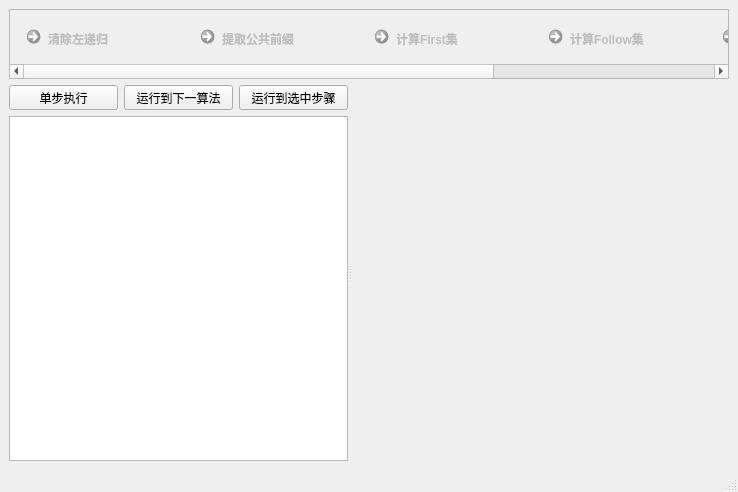
<?xml version="1.0" encoding="UTF-8"?>
<ui version="4.0">
 <class>DemoLLWindow</class>
 <widget class="QMainWindow" name="DemoLLWindow">
  <property name="geometry">
   <rect>
    <x>0</x>
    <y>0</y>
    <width>738</width>
    <height>492</height>
   </rect>
  </property>
  <property name="windowTitle">
   <string>LL 自动机演示</string>
  </property>
  <widget class="QWidget" name="centralwidget">
   <layout class="QGridLayout" name="gridLayout">
    <item row="0" column="0">
     <widget class="HorizontalScrollArea" name="scrollArea">
      <property name="widgetResizable">
       <bool>true</bool>
      </property>
      <widget class="QWidget" name="scrollAreaWidgetContents">
       <property name="geometry">
        <rect>
         <x>0</x>
         <y>0</y>
         <width>1080</width>
         <height>59</height>
        </rect>
       </property>
       <layout class="QHBoxLayout" name="horizontalLayout">
        <item>
         <widget class="QCommandLinkButton" name="commandLinkButton">
          <property name="enabled">
           <bool>false</bool>
          </property>
          <property name="text">
           <string>清除左递归</string>
          </property>
         </widget>
        </item>
        <item>
         <widget class="QCommandLinkButton" name="commandLinkButton_2">
          <property name="enabled">
           <bool>false</bool>
          </property>
          <property name="text">
           <string>提取公共前缀</string>
          </property>
         </widget>
        </item>
        <item>
         <widget class="QCommandLinkButton" name="commandLinkButton_3">
          <property name="enabled">
           <bool>false</bool>
          </property>
          <property name="text">
           <string>计算First集</string>
          </property>
         </widget>
        </item>
        <item>
         <widget class="QCommandLinkButton" name="commandLinkButton_4">
          <property name="enabled">
           <bool>false</bool>
          </property>
          <property name="text">
           <string>计算Follow集</string>
          </property>
         </widget>
        </item>
        <item>
         <widget class="QCommandLinkButton" name="commandLinkButton_5">
          <property name="enabled">
           <bool>false</bool>
          </property>
          <property name="text">
           <string>计算Select集</string>
          </property>
         </widget>
        </item>
        <item>
         <widget class="QCommandLinkButton" name="commandLinkButton_6">
          <property name="enabled">
           <bool>false</bool>
          </property>
          <property name="text">
           <string>生成自动机</string>
          </property>
         </widget>
        </item>
       </layout>
      </widget>
     </widget>
    </item>
    <item row="1" column="0">
     <widget class="QWidget" name="widget" native="true">
      <property name="sizePolicy">
       <sizepolicy hsizetype="Preferred" vsizetype="Preferred">
        <horstretch>0</horstretch>
        <verstretch>1</verstretch>
       </sizepolicy>
      </property>
      <layout class="QGridLayout" name="gridLayout_2">
       <property name="leftMargin">
        <number>0</number>
       </property>
       <property name="topMargin">
        <number>0</number>
       </property>
       <property name="rightMargin">
        <number>0</number>
       </property>
       <property name="bottomMargin">
        <number>0</number>
       </property>
       <property name="spacing">
        <number>0</number>
       </property>
       <item row="0" column="0">
        <widget class="QSplitter" name="splitter">
         <property name="orientation">
          <enum>Qt::Horizontal</enum>
         </property>
         <widget class="QWidget" name="widget_2" native="true">
          <property name="sizePolicy">
           <sizepolicy hsizetype="Preferred" vsizetype="Preferred">
            <horstretch>1</horstretch>
            <verstretch>0</verstretch>
           </sizepolicy>
          </property>
          <layout class="QVBoxLayout" name="verticalLayout">
           <property name="leftMargin">
            <number>0</number>
           </property>
           <property name="topMargin">
            <number>0</number>
           </property>
           <property name="rightMargin">
            <number>0</number>
           </property>
           <property name="bottomMargin">
            <number>0</number>
           </property>
           <item>
            <layout class="QHBoxLayout" name="horizontalLayout_2">
             <item>
              <widget class="QToolButton" name="stepButton">
               <property name="sizePolicy">
                <sizepolicy hsizetype="Expanding" vsizetype="Fixed">
                 <horstretch>0</horstretch>
                 <verstretch>0</verstretch>
                </sizepolicy>
               </property>
               <property name="text">
                <string>单步执行</string>
               </property>
              </widget>
             </item>
             <item>
              <widget class="QToolButton" name="runButton">
               <property name="sizePolicy">
                <sizepolicy hsizetype="Expanding" vsizetype="Fixed">
                 <horstretch>0</horstretch>
                 <verstretch>0</verstretch>
                </sizepolicy>
               </property>
               <property name="text">
                <string>运行到下一算法</string>
               </property>
              </widget>
             </item>
             <item>
              <widget class="QToolButton" name="runToCursorButton">
               <property name="sizePolicy">
                <sizepolicy hsizetype="Expanding" vsizetype="Fixed">
                 <horstretch>0</horstretch>
                 <verstretch>0</verstretch>
                </sizepolicy>
               </property>
               <property name="text">
                <string>运行到选中步骤</string>
               </property>
              </widget>
             </item>
            </layout>
           </item>
           <item>
            <widget class="QListWidget" name="listWidget">
             <property name="editTriggers">
              <set>QAbstractItemView::NoEditTriggers</set>
             </property>
            </widget>
           </item>
          </layout>
         </widget>
         <widget class="LLVariableWidget" name="keyWidget" native="true">
          <property name="sizePolicy">
           <sizepolicy hsizetype="Preferred" vsizetype="Preferred">
            <horstretch>3</horstretch>
            <verstretch>0</verstretch>
           </sizepolicy>
          </property>
          <property name="font">
           <font>
            <pointsize>14</pointsize>
           </font>
          </property>
          <property name="cursor">
           <cursorShape>OpenHandCursor</cursorShape>
          </property>
         </widget>
        </widget>
       </item>
      </layout>
     </widget>
    </item>
   </layout>
  </widget>
  <widget class="QStatusBar" name="statusbar">
   <property name="styleSheet">
    <string notr="true">QStatusBar::item{border: 0px}</string>
   </property>
  </widget>
 </widget>
 <customwidgets>
  <customwidget>
   <class>HorizontalScrollArea</class>
   <extends>QScrollArea</extends>
   <header>view/HorizontalScrollArea.h</header>
   <container>1</container>
  </customwidget>
  <customwidget>
   <class>LLVariableWidget</class>
   <extends>QWidget</extends>
   <header>widget/LLVariableWidget.h</header>
   <container>1</container>
  </customwidget>
 </customwidgets>
 <resources/>
 <connections/>
</ui>
